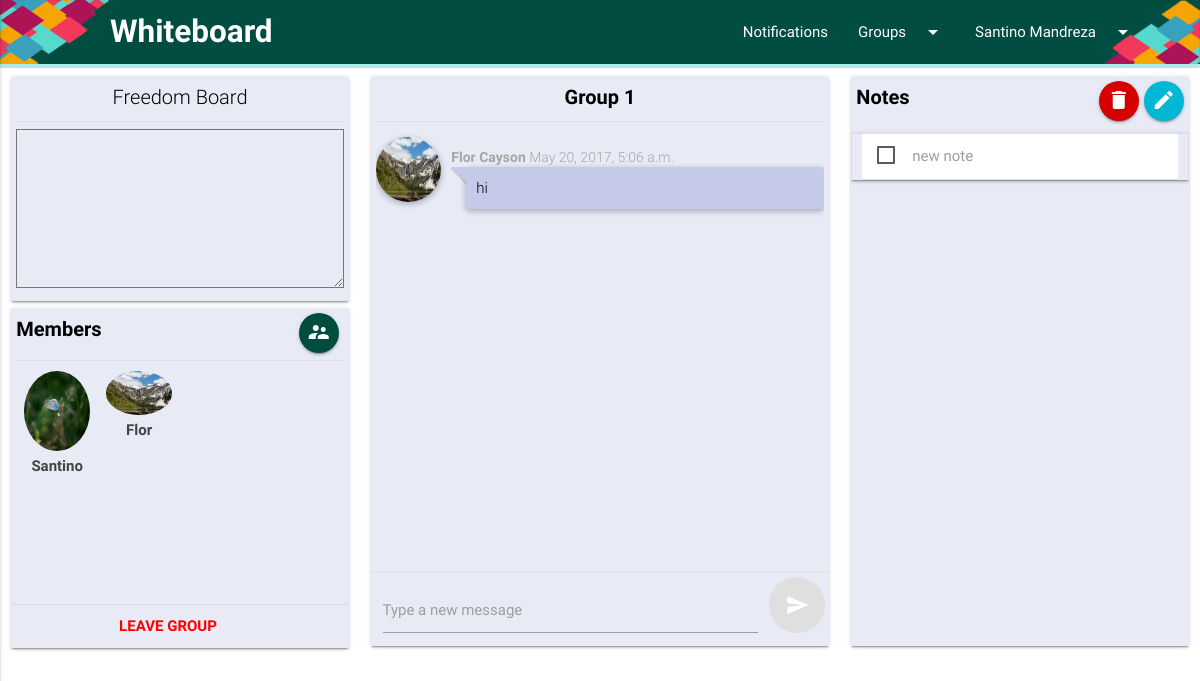
Before: /group/1/ (signed in) with the older database file.
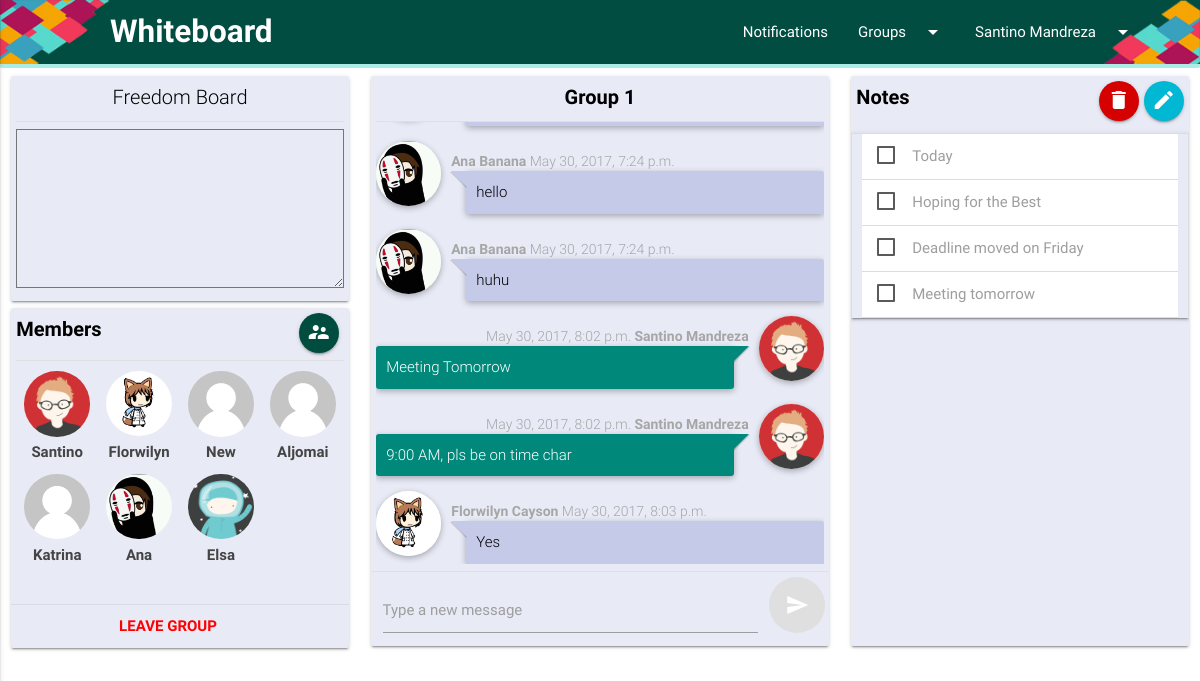
After: the same page with the newer database file.
### user_profile/models.py (models this page shows, shortened)
class Users(models.Model):
	user = models.OneToOneField(User, on_delete=models.CASCADE)
	first_name = models.CharField(max_length=25)
	last_name = models.CharField(max_length=25)
	date_joined = models.DateTimeField(auto_now_add=True)
	prof_pic = models.ImageField(upload_to = './storage/', default = 'storage/default-avatar.png')

### whiteboard/models.py (models this page shows, shortened)
class Member(models.Model):
	group = models.ForeignKey(Group, on_delete=models.CASCADE)
	member = models.ForeignKey(Users, on_delete=models.CASCADE, related_name="is_a_member_of")

class Group(models.Model):
	group_name = models.CharField(max_length = 10)
	date_created = models.DateTimeField(auto_now_add=True)
	owner = models.ForeignKey(Users, null=True, default=None, on_delete=models.SET_NULL, related_name="owns")
	def __str__(self):
   		return self.group_name

class Chat(models.Model):
	sender = models.ForeignKey(Users,null=True, default=None, on_delete=models.SET_NULL)
	group = models.ForeignKey(Group, on_delete=models.CASCADE)
	content = models.CharField(max_length=200)
	date_sent = models.DateTimeField(auto_now_add=True)

class Note(models.Model):
	note = models.CharField(max_length=100)
	owner = models.ForeignKey(Group,on_delete=models.CASCADE)
	attachment = models.FileField(upload_to = './storage/',null=True)
	new = models.BooleanField(default=True)

### Project/views.py (the view)
# urls.py: url(r'^group/(?P<group_id>\d+)/$', views.index, name='group'),
def index(request, group_id):
	if request.user.is_authenticated():
		user_id = request.user.id
		user = Users.objects.get(user__id=user_id)
		is_member_of = get_list_or_404(Member, member__pk=user.id, group__id=group_id)
		group = Member.objects.filter(member__pk=user.pk)
		group_name = Group.objects.get(id=group_id)
		members = Member.objects.filter(group__id=group_id)
		group_chat = Chat.objects.filter(group__id=group_id)
		notes = Note.objects.filter(owner__id=group_id).order_by('-id')
		return render(request, 'index.html', {'group_chat': group_chat, 'user': user, 'group': group, 'group_name': group_name, 'members': members, 'notes': notes, 'group_id': group_id})
	else:
		return redirect('signin')

### Project/templates/index.html (shortened to what this page needs)
{% extends "base.html" %}
{% load static %}
{% block content %}
<div class=" col s12 m6 l3">
	<div class="card indigo lighten-5" style="height: 225px; margin-bottom: 5px">
	    <div class="card-content black-text pull-down" style="padding: 5px;">
	        <span class="card-title center">Freedom Board</span>
	        <div class="divider"></div>
			<textarea id="wall" rows="7" style="height:auto; margin-top: 7px"></textarea>
	    </div>
    </div>
     <div class="card indigo lighten-5 height-fixed" style="margin-bottom: 0px">
	    <div class="card-content black-text pull-down" style="padding: 5px;">
	        <span class="card-title" style="margin-bottom: 15px"><b>Members</b><a class="btn-floating waves-effect waves-light teal darken-4 right" href="#add_membermodal" data-target="add_membermodal" style="margin-right: 5px"><i class="material-icons" style="margin-top: 3px">supervisor_account</i></a></span>
	        <div class="divider" style="margin-top: 3px"></div>
	        <ul class="users-list" id="members-list" style="height: 100%; overflow: auto; margin-bottom: 5px; margin-top: 10px">
	            {% for member in members %}
		            <li>
		            	<img class="member-img" src="{{ member.member.prof_pic.url }}">
		            	<span class="users-list-name">{{member.member.first_name}}</span>
		            </li>
		        {% endfor %}
	        </ul>
	    </div>
	    <div class="card-action center" style="padding: 10px">
	        <a href="/leave/{{group_id}}" style="color: red"><b>Leave group</b></a>
	    </div>
    </div>
</div>
<div class="col s12 m6 l5 x-margin">
	<div class="card indigo lighten-5 height-fixed-2">
	    <div class="card-content black-text pull-down" style="padding: 5px">
	        <span class="card-title" style="border-bottom-color: black; text-align: center;"><b>{{ group_name }}</b></span>
	        <div class="divider"></div>
	        <div class="chat" style="height: 91%">
	            <ul style="overflow: auto; height: 100%" id="msg-list">
	               	{% for chat in group_chat %}
	               		{% if user.id != chat.sender.id %}
						    <li class="you">
						        <a class="user" href="#"><img alt="" src="{{ chat.sender.prof_pic.url }}" /></a>
						        <div class="date"><b>
						          {{ chat.sender.first_name }} {{ chat.sender.last_name }}</b>
						        	{{ chat.date_sent }}
						        </div>
						        <div class="message" id="other-color">
						          <p>{{ chat.content }}</p>
						        </div>
      						</li>
      					{% else %}
      						<li class="other">
							    <a class="user" href="#"><img alt="" src="{{ chat.sender.prof_pic.url }}" /></a>
							    <div class="date">{{ chat.date_sent }}     <b>{{ chat.sender.first_name }} {{ chat.sender.last_name }}</b></div>
							    <div class="message" id="you-color">
							        <p>{{ chat.content }}</p>
							    </div>
							</li>
						{% endif %}
					{% endfor %}
	               		</ul>
	               	</div>
			     </div>
			     <div class="divider"></div>
	            <div class="footer green lighten-5">
	            <form id="chat-form" method="post" action="/post/">
		              <div class="input-field col s12 m4 l8" style="width: 87%;" id="chat-msg">
			          <input id="message" type="text" class="validate">
			          <label for="message" class="text-indigo darken-4">Type a new message</label>
			        </div>
			        <button type="submit" class="btn-floating btn-large s12 m4 l2 teal darken-4" id="send" style="margin-top: 5px; float: left;"><i class="material-icons right">send</i></button>
			      </form>
	            </div>
	        </div>
	    </div>
	    <div class="col s12 m6 l3">
	        <div class="card indigo lighten-5" style="height: 570px;">
	            <div class="card-content black-text pull-down" style="padding: 0px; height: 92%">
	              <span class="card-title" style="padding: 5px"><b>Notes</b><a href="#add_notemodal" data-target="add_notemodal" class="btn-floating waves-effect waves-light cyan accent-4 right" style=" margin-left: 5px"><i class="material-icons" style="margin-top: 3px;">mode_edit</i></a><a id= "delete-btn" class="btn-floating waves-effect waves-light red accent-4 right"><i class="material-icons" style="margin-top: 3px">delete</i></a></span>
					  <form action="{% url 'delete' %}" method="POST" id="note-delete" style="overflow: auto; height: 97%">
					    <ul class="collapsible" data-collapsible="accordion" id="notes-list">
						    	{% for note in notes %}
						    	<li class="box-list">
								    <div class="collapsible-header" style="overflow: hidden;text-overflow: ellipsis; white-space: nowrap; ">
								      	<label for="{{note.id}}">{{note.note}}</label>
								    </div>
							    </li>
							    {% endfor %}
						</ul>
						 </form>
	            </div>
	        </div>
        </div>
{% endblock %}

### Project/templates/base.html (shortened to what this page needs)
{% load static %}
<!DOCTYPE html>
<html>
<head>
  <link rel="stylesheet" type="text/css" href="{% static 'materialize/css/materialize.min.css' %}">
  <link rel="stylesheet" type="text/css" href="{% static 'materialize/css/materialize.css' %}">
  <link rel="stylesheet" type="text/css" href="{% static 'materialize/css/theme.css' %}">
  <link rel="stylesheet" type="text/css" href="{% static 'materialize/css/dropify.css' %}">
  <link rel="stylesheet" type="text/css" href="{% static 'materialize/css/dropify.min.css' %}">
    <link rel="stylesheet" type="text/css" href="{% static 'sweetalert/sweetalert2.css' %}">
  <link rel="stylesheet" href="https://cdnjs.cloudflare.com/ajax/libs/font-awesome/4.7.0/css/font-awesome.min.css">
</head>
<body>
  <nav id="whiteboard" style="background-size: cover" class="teal darken-4">
    <div class="nav-wrapper nav-wrap">
      <a href="#!" class="brand-logo logo-pad" style="margin-left: 90px"><b>Whiteboard</b></a>
      <ul class="right hide-on-med-and-down">
        <li><a href="collapsible.html">Notifications</a></li>
        <li><a class="dropdown-button" href="#!" data-activates="groups">Groups<i class="material-icons right">arrow_drop_down</i></a></li>
        <li><a class="dropdown-button" href="#!" data-activates="dropdown1">{{ user.first_name }} {{ user.last_name }}<i class="material-icons right">arrow_drop_down</i></a></li>
      </ul>
    </div>
  </nav>
  <div class="progress" style="margin: 0px;">
  </div>
  <div class="row" style="margin-bottom: 0px;">
    {% block content %}
    {% endblock %}
  </div>
</body>
</html>

Changed rows visible on the page:
no longer on this page (row unchanged): Chat: sender.prof_pic (picture), sender.first_name "Flor", sender.last_name "Cayson", date_sent "May 20, 2017, 5:06 a.m.", content "hi"
removed Note: note "new note"
changed through a linked row, Member "Santino": member.prof_pic: picture removed, a placeholder shows
changed through a linked row, Member: member.prof_pic: a different picture; member.first_name "Flor" → "Florwilyn"
added Member: member.prof_pic (placeholder picture), member.first_name "New"
added Member: member.prof_pic (placeholder picture), member.first_name "Aljomai"
added Member: member.prof_pic (placeholder picture), member.first_name "Katrina"
added Member: member.prof_pic (placeholder picture), member.first_name "Ana"
added Member: member.prof_pic (placeholder picture), member.first_name "Elsa"
added Chat: sender.prof_pic (placeholder picture), sender.first_name "Ana", sender.last_name "Banana", date_sent "May 30, 2017, 7:24 p.m.", content "hello"
added Chat: sender.prof_pic (placeholder picture), sender.first_name "Ana", sender.last_name "Banana", date_sent "May 30, 2017, 7:24 p.m.", content "huhu"
added Chat: sender.prof_pic (placeholder picture), date_sent "May 30, 2017, 8:02 p.m.", sender.first_name "Santino", sender.last_name "Mandreza", content "Meeting Tomorrow"
added Chat: sender.prof_pic (placeholder picture), date_sent "May 30, 2017, 8:02 p.m.", sender.first_name "Santino", sender.last_name "Mandreza", content "9:00 AM, pls be on time char"
added Chat: sender.prof_pic (picture), sender.first_name "Florwilyn", sender.last_name "Cayson", date_sent "May 30, 2017, 8:03 p.m.", content "Yes"
added Note: note "Today"
added Note: note "Hoping for the Best"
added Note: note "Deadline moved on Friday"
added Note: note "Meeting tomorrow"
